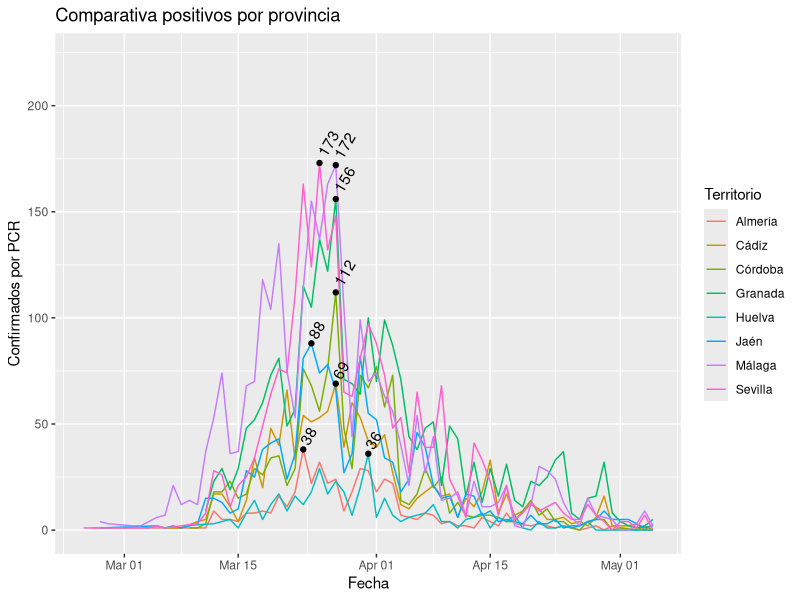
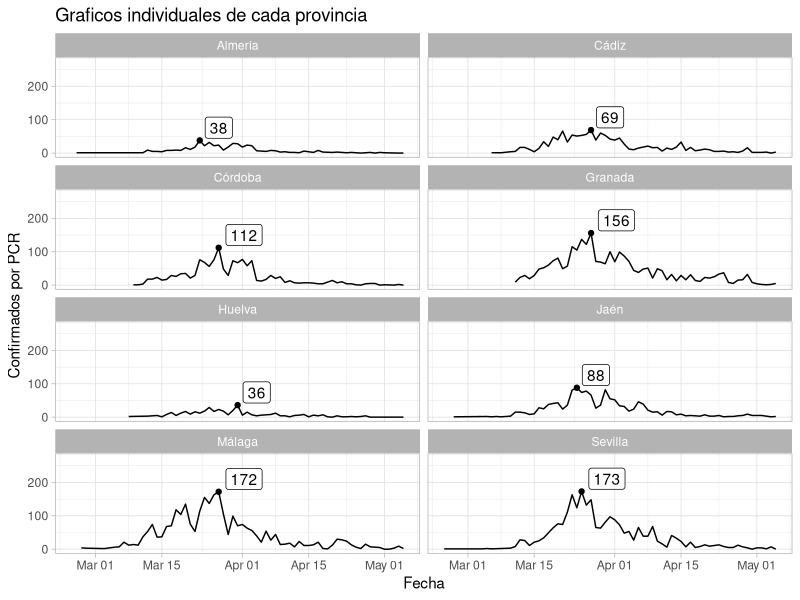
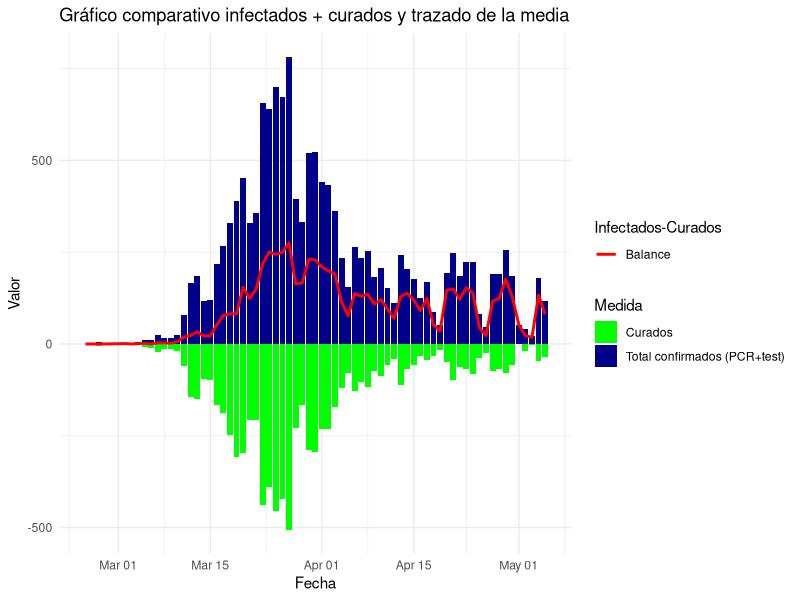
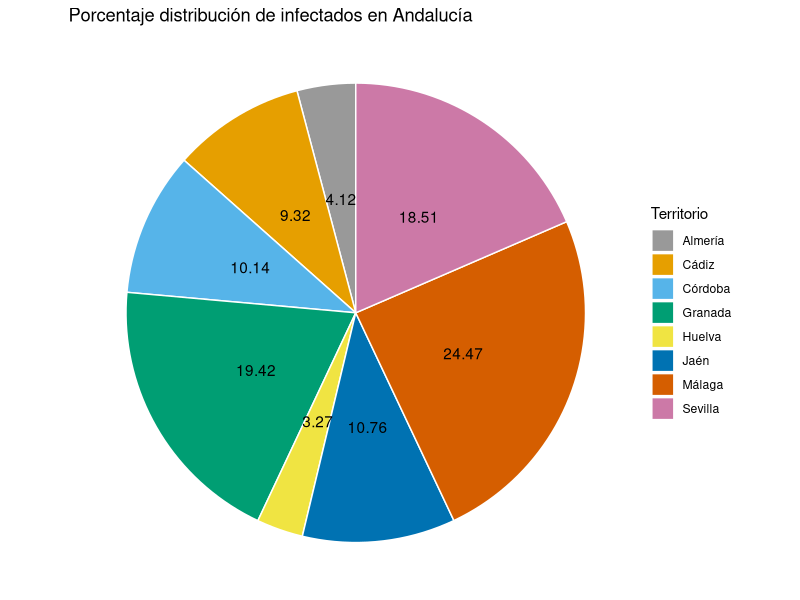

R code for these plots, in order:
## ---- chunk 1
library(dplyr)
library(ggplot2)

covid_datos <- read.csv("Datasets/covid_datos.txt", sep=";", encoding = "UTF-8")

# Se genera una ultima columna al finalizar cada linea con ';' por lo que la eliminamos
covid_datos <- covid_datos[, 1:4]

# Para evitar problemas con los acentos en las columnas cambiamos el nombre de la primera
names(covid_datos)[1] <- "Fecha"

covid_datos$Fecha <- as.Date(covid_datos$Fecha, format='%d/%m/%Y')

# Los valores NA los convertimos a 0
indices <- which(is.na(covid_datos$Valor))
covid_datos$Valor[indices] = 0
## ---- chunk 2
## GRAFICAS ## 

# Selecciono los datos que voy a representar
confirmadosPCR <- filter(covid_datos, Medida == "Confirmados PCR", Territorio != "Andalucía")

# Almaceno los valores maximos alcanzados agrupados por territorios hacieno uso de las funciones del paquete DPLYR
maximos <- confirmadosPCR %>% group_by(Territorio) %>%
  filter(Valor == max(Valor))

## Primer tipo de representacion
# Grafico de todas las provincias con valores maximos marcados
# Añado un margen extra en el limite del eje Y para que la representacion se vea clara
g1 <- ggplot(confirmadosPCR, aes(x = Fecha, y = Valor)) +
  ylim(min = 0, max = max(maximos$Valor+50)) +
  geom_line(aes(color = Territorio)) +
  geom_point(data = maximos) +
  geom_text(maximos, mapping = aes(label = Valor), hjust =-0.3, vjust = 0.3, angle = 60) +
  ylab("Confirmados por PCR") +
  ggtitle("Comparativa positivos por provincia")
g1

# Grid con los graficos individuales de provincias
g2 <- ggplot(confirmadosPCR, aes(x = Fecha, y = Valor)) +
  geom_line() +
  ylim(min = 0, max = max(maximos$Valor+100)) +
  ylab("Confirmados por PCR") +
  facet_wrap(~Territorio, ncol = 2) +
  geom_point(data = maximos) +
  geom_label(maximos, mapping = aes(label = Valor), hjust = -0.2, vjust = -0.1) +
  theme_light() +  
  ggtitle("Graficos individuales de cada provincia")
g2

## Seguindo tipo
# Representacion del total de infectados y el total de curados en Andalucia

curados_confirmados_PCR_Test <- covid_datos %>% 
  filter(Medida == "Total confirmados (PCR+test)" | Medida == "Curados", Territorio == "Andalucía") %>%
  arrange(Fecha) # Ordenado desde el primer positivo hasta el dia de hoy

# Invierto el valor de los curados para mostrar el contraste en la grafica
indices <- which(curados_confirmados_PCR_Test$Medida == "Curados")
curados_confirmados_PCR_Test[indices, "Valor"] <- -curados_confirmados_PCR_Test[indices, "Valor"]

medias <- curados_confirmados_PCR_Test$Valor[c(TRUE, FALSE)]+
  curados_confirmados_PCR_Test$Valor[c(FALSE, TRUE)]

mediaDia <- covid_datos %>% select(Fecha) %>%
  arrange(Fecha) %>%
  unique %>%
  mutate(medias)

# El grafico esta compuesto de dos barras, una indicando los infectados, y otra barra invertida indicando los curados de ese dia. Así mismo, se muestra el trazado del balance infectados-curados, haciendo la diferencia entre las variables para cada dia

g3 <- ggplot(curados_confirmados_PCR_Test, aes(x = Fecha, y = Valor))+
  geom_bar(aes(fill = Medida),stat = "identity") +
  geom_line(mediaDia, mapping = aes(x = Fecha, y = medias, color = "red"), size = 1) +
  scale_fill_manual(values = c("green", "darkblue")) +
  theme_minimal()+
  scale_color_manual(name = "Infectados-Curados", values = "red", label = "Balance")+
  ggtitle("Gráfico comparativo infectados + curados y trazado de la media")
g3

# Otro grafico viendo el porcentaje acumulado por provincia
# Incidencias acumuladas
confirmados_PCR_Test <- covid_datos %>%
  filter(Medida == "Total confirmados (PCR+test)", Territorio != "Andalucía") %>%
  arrange(Fecha)

# Calculo la suma total de casos por provincia
malaga <- confirmados_PCR_Test %>%
  filter(Territorio == "Málaga") %>%
  select(Valor) %>%
  sum()

sevilla <- confirmados_PCR_Test %>%
  filter(Territorio == "Sevilla") %>%
  select(Valor) %>%
  sum()

granada <- confirmados_PCR_Test %>%
  filter(Territorio == "Granada") %>%
  select(Valor) %>%
  sum()

cordoba <- confirmados_PCR_Test %>%
  filter(Territorio == "Córdoba") %>%
  select(Valor) %>%
  sum()

cadiz <- confirmados_PCR_Test %>%
  filter(Territorio == "Cádiz") %>%
  select(Valor) %>%
  sum()

huelva <- confirmados_PCR_Test %>%
  filter(Territorio == "Huelva") %>%
  select(Valor) %>%
  sum()

almeria <- confirmados_PCR_Test %>%
  filter(Territorio == "Almería") %>%
  select(Valor) %>%
  sum()

jaen <- confirmados_PCR_Test %>%
  filter(Territorio == "Jaén") %>%
  select(Valor) %>%
  sum()

# Calculo el total de casos
total <- sum(malaga, jaen, sevilla, cordoba, granada, cadiz, almeria, huelva)

# A partir de aqui, creo un data frame con los datos necesarios para poder representar un grafico en forma de tarta
territorios <- covid_datos %>% filter(Territorio != "Andalucía") %>%
  select(Territorio) %>%
  unique()

p <- function(num, t){
  return(round(num/t*100, 2))
}

df <- data.frame(territorios[1], Acumulado = c(almeria,cadiz, cordoba, granada, huelva, jaen, malaga, sevilla), Porcentaje = c(p(almeria, total),p(cadiz, total),p(cordoba, total),p(granada, total),p(huelva, total),p(jaen, total),p(malaga, total),p(sevilla, total)))

# Colores a usar en el grafico
colores <- c("#999999", "#E69F00", "#56B4E9", "#009E73",
          "#F0E442", "#0072B2", "#D55E00", "#CC79A7")

## Grafico de tarta
# Este grafico es una combinacion de un stacked bar chart y coordenadas polares.
# los parametros de la funcion coord_polar son theta y start, theta sirve para situar el eje de mapeo de angulos, y el start se corresponde con el desplazamiento que queramos realizar en el punto incial en radiades.
g4 <- ggplot(df, aes(x = "", y = Porcentaje, fill = Territorio)) +
  geom_bar(width = 1, stat = "identity", color = "white") +
  coord_polar("y", start = 0)+
  scale_fill_manual(values = colores) +
  theme_void()+
  geom_text(aes(label = Porcentaje), position = position_stack(vjust = 0.5))+
  ggtitle("Porcentaje distribución de infectados en Andalucía")
g4

